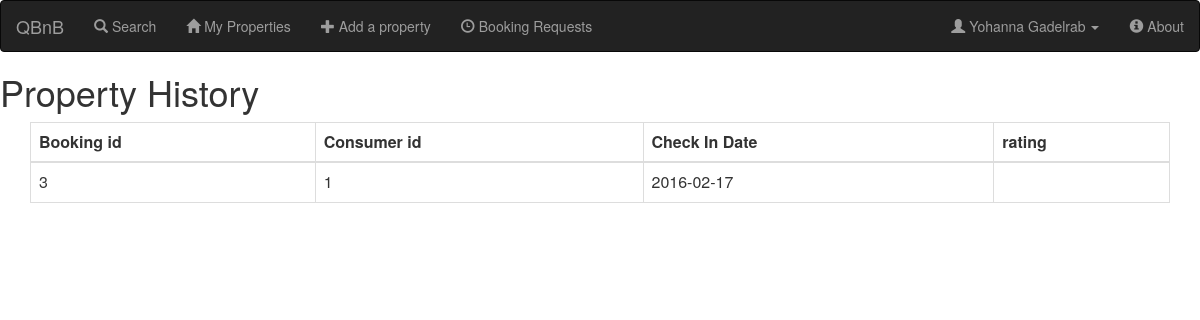
/property_history.php?prop_id=3 (signed in), run on the app's committed database.
### tables this page shows
CREATE TABLE IF NOT EXISTS `users` (
  `user_id` int(11) NOT NULL AUTO_INCREMENT,
  `FName` varchar(10) NOT NULL,
  `LName` varchar(10) NOT NULL,
  `gender` char(1) NOT NULL COMMENT 'F or M',
  `email` varchar(32) NOT NULL,
  `password` varchar(32) NOT NULL,
  `phone_no` char(10) NOT NULL,
  `grad_year` year(4) NOT NULL,
  `faculty_id` int(10) NOT NULL,
  `is_admin` tinyint(1) NOT NULL DEFAULT '0',
  `degree_type` varchar(5) NOT NULL,
  PRIMARY KEY (`user_id`),
  KEY `faculty_id_index` (`faculty_id`) USING BTREE
);

CREATE TABLE IF NOT EXISTS `bookings` (
  `booking_id` int(11) NOT NULL AUTO_INCREMENT,
  `status` tinyint(4) NOT NULL COMMENT '1: Confirmed, 2:Rejected, 3:Waiting',
  `check_in` date NOT NULL,
  `property_id` int(11) NOT NULL,
  `tenant_id` int(11) NOT NULL,
  PRIMARY KEY (`booking_id`),
  UNIQUE KEY `check_in` (`check_in`,`property_id`,`tenant_id`),
  KEY `property_id_index` (`property_id`) USING BTREE,
  KEY `tenant_id_index` (`tenant_id`) USING BTREE
);

### property_history.php (the view, shortened to what this page needs)
<?php
require_once 'header.php';
require_once 'navbar.php';
	if (isset($_GET['prop_id'])){
		$id = $_GET["prop_id"];
	}
?>
<!DOCTYPE html>
<html>
<head>
</head>
<body>
	<h1> Property History </h1>
	<div class="container">
		<table class="table table-bordered table-hover" >
            <thead>
            <tr>
              <th>Booking id</th>
              <th>Consumer id</th>
              <th>Check In Date</th>
              <th>rating</th>
            </tr>
            </thead>
            <tbody>
            <?php
          	$str = "SELECT booking_id, status, check_in, tenant_id FROM bookings WHERE property_id = '$id'";
    				$result = $con->query($str);
    				while($row = mysqli_fetch_array($result)) {
    					$book_id = $row["booking_id"];
    					$checkin = $row["check_in"];
    					$tenant_id = $row["tenant_id"];
    					$row2 = mysqli_fetch_array($result)
                ?>
            	<td><?php echo $book_id; ?></td>
            	<td><?php echo $tenant_id; ?></td>
            	<td><?php echo $checkin; ?></td>
            	<td><?php echo $row2['rating']; ?></td>
          <?php
            }
            ?>
            </tbody>
	</div>
</body>
</html>

### navbar.php (shortened to what this page needs)
<?php
require_once 'header.php';
if( userLoggedIn() ){
    $query = "SELECT FName, LName FROM users WHERE user_id=?";
    $stmt = $con->prepare($query);
    $stmt->bind_Param("s", $_SESSION['user_id']);
    $stmt->execute();
    $result = $stmt->get_result();
    $row = $result->fetch_assoc();
}
?>
<!DOCTYPE HTML>
<html>
        <head></head>
        <body>
            <nav class="navbar navbar-inverse">
                <div class="container-fluid">
                    <div class="navbar-header">
                        <a class="navbar-brand" href="index.php">QBnB</a>
                    </div>
                    <?php
                    if(userLoggedIn()){
                    ?>
                        <ul class="nav navbar-nav">
                        <li><a href="search.php"><span class="glyphicon glyphicon-search"></span> Search</a></li>
                        <li><a href="user_properties.php"><span class="glyphicon glyphicon-home"></span> My Properties</a></li>
                        <li><a href="add_property.php"><span class="glyphicon glyphicon-plus"></span> Add a property</a></li>
                        <li><a href="booking_requests.php?user_id=<?= $_SESSION['user_id']?>"><span class="glyphicon glyphicon-time"></span> Booking Requests</a></li>
                        </ul>
                        <ul class="nav navbar-nav navbar-right">
                        <li class="dropdown">
                            <a class="dropdown-toggle" data-toggle="dropdown" href="#"><span class="glyphicon glyphicon-user"></span> <?= $row['FName'] . ' ' . $row['LName']?>
                            <span class="caret"></span></a>
                        </li>
                    <?php
                    }
                    else{
                        echo '<ul class="nav navbar-nav navbar-right">';
                    }
                    ?>
                    <li><a href="about.php"><span class="glyphicon glyphicon-info-sign"></span> About</a></li>
                    </ul>
                </div>
            </nav>
        </body>
    </html>
</html>

### data on the page
users: FName "Yohanna", LName "Gadelrab"
bookings: booking_id "3", tenant "1", check_in "2016-02-17"
